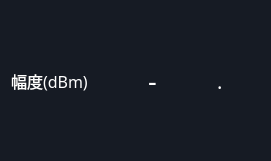
     <widget class="QWidget" name="widget_3" native="true">
      <property name="geometry">
       <rect>
        <x>410</x>
        <y>10</y>
        <width>271</width>
        <height>161</height>
       </rect>
      </property>
      <property name="styleSheet">
       <string notr="true">background:rgb(22, 27, 36);</string>
      </property>
      <layout class="QHBoxLayout" name="horizontalLayout_8">
       <property name="topMargin">
        <number>0</number>
       </property>
       <property name="rightMargin">
        <number>20</number>
       </property>
       <property name="bottomMargin">
        <number>0</number>
       </property>
       <item>
        <widget class="ClickedLabel" name="label_2">
         <property name="font">
          <font>
           <family>微软雅黑</family>
           <pointsize>12</pointsize>
          </font>
         </property>
         <property name="styleSheet">
          <string notr="true">color:rgb(255, 255, 255);</string>
         </property>
         <property name="text">
          <string>幅度(dBm)</string>
         </property>
        </widget>
       </item>
       <item>
        <layout class="QHBoxLayout" name="horizontalLayout_7">
         <property name="spacing">
          <number>6</number>
         </property>
         <item>
          <widget class="QLabel" name="label_4">
           <property name="sizePolicy">
            <sizepolicy hsizetype="Fixed" vsizetype="Preferred">
             <horstretch>0</horstretch>
             <verstretch>0</verstretch>
            </sizepolicy>
           </property>
           <property name="minimumSize">
            <size>
             <width>15</width>
             <height>0</height>
            </size>
           </property>
           <property name="maximumSize">
            <size>
             <width>15</width>
             <height>16777215</height>
            </size>
           </property>
           <property name="font">
            <font>
             <family>微软雅黑</family>
             <pointsize>20</pointsize>
            </font>
           </property>
           <property name="styleSheet">
            <string notr="true">color:rgb(255, 255, 255);</string>
           </property>
           <property name="text">
            <string>-</string>
           </property>
          </widget>
         </item>
         <item>
          <widget class="myTumbler" name="dwidget1" native="true">
           <property name="sizePolicy">
            <sizepolicy hsizetype="Fixed" vsizetype="Preferred">
             <horstretch>0</horstretch>
             <verstretch>0</verstretch>
            </sizepolicy>
           </property>
           <property name="minimumSize">
            <size>
             <width>18</width>
             <height>0</height>
            </size>
           </property>
           <property name="maximumSize">
            <size>
             <width>18</width>
             <height>16777215</height>
            </size>
           </property>
          </widget>
         </item>
         <item>
          <widget class="myTumbler" name="dwidget2" native="true">
           <property name="sizePolicy">
            <sizepolicy hsizetype="Fixed" vsizetype="Preferred">
             <horstretch>0</horstretch>
             <verstretch>0</verstretch>
            </sizepolicy>
           </property>
           <property name="minimumSize">
            <size>
             <width>18</width>
             <height>0</height>
            </size>
           </property>
           <property name="maximumSize">
            <size>
             <width>18</width>
             <height>16777215</height>
            </size>
           </property>
          </widget>
         </item>
         <item>
          <widget class="QLabel" name="label_5">
           <property name="minimumSize">
            <size>
             <width>5</width>
             <height>0</height>
            </size>
           </property>
           <property name="maximumSize">
            <size>
             <width>10</width>
             <height>16777215</height>
            </size>
           </property>
           <property name="font">
            <font>
             <family>微软雅黑</family>
             <pointsize>15</pointsize>
            </font>
           </property>
           <property name="styleSheet">
            <string notr="true">color:rgb(255, 255, 255);</string>
           </property>
           <property name="text">
            <string>.</string>
           </property>
          </widget>
         </item>
         <item>
          <widget class="myTumbler" name="dwidget3" native="true">
           <property name="sizePolicy">
            <sizepolicy hsizetype="Fixed" vsizetype="Preferred">
             <horstretch>0</horstretch>
             <verstretch>0</verstretch>
            </sizepolicy>
           </property>
           <property name="minimumSize">
            <size>
             <width>18</width>
             <height>0</height>
            </size>
           </property>
           <property name="maximumSize">
            <size>
             <width>18</width>
             <height>16777215</height>
            </size>
           </property>
          </widget>
         </item>
        </layout>
       </item>
      </layout>
     </widget>
